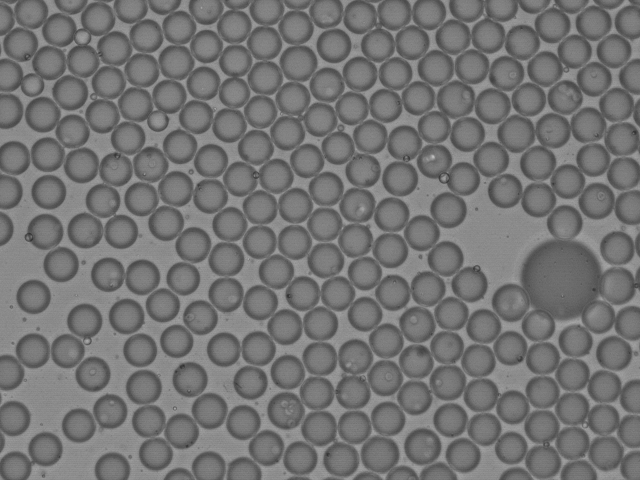
//> input picture drop_counting/examples/1.bmp, 640 x 480 px
$ ./main   (built with g++ and OpenCV 4)
//> lines starting //> are read from the running program, lines starting //| are printed output that depends on the picture; after the words box and inside, x2 and y2 are one past the last pixel; in counts of white or black regions, pixels touching at a corner belong together
### drop_counting/dropProcessing.cpp
#pragma once
#pragma execution_character_set("gbk")
#include "dropProcessing.h"
#include <opencv2/imgproc/types_c.h>

Parameter::Parameter(int kernelSize, float minRadius, float maxRadius, float areaRate, bool findOverlap, bool parameterAdjust,bool visualization,int waitTime) :
kernel_size(kernelSize), min_radius(minRadius), max_radius(maxRadius), area_rate(areaRate),findOverLap(findOverlap), parameter_adjust(parameterAdjust), isVisualization(visualization), wait_time(waitTime)
{
	;
}

// [13 lines left out: function ScoreCircle, not called in this run]

ScoreCircle::ScoreCircle()
{
	;
}

// [1124 lines left out: functions findLightDrop, minVarThd, minVarSegmantation, findOverlaps, drawSingleDrop, findSingleDrop and 8 more, not called in this run]

//得到分割后的图像和单连通域（明场）
void extractContoursBright(Mat& src_gray, vector<vector<Point>>& pCountour_all, int kernelSize, const double areaRate, const double min_area, const double max_area, bool parameter_adjust)
{
	Mat element_dilate = getStructuringElement(MORPH_ELLIPSE, Size(kernelSize, kernelSize));
	Mat element_erode = getStructuringElement(MORPH_ELLIPSE, Size(kernelSize, kernelSize));
	Mat bw_img;

	adaptiveThreshold(src_gray, bw_img, 255, ADAPTIVE_THRESH_GAUSSIAN_C, THRESH_BINARY, 101, 0);//自适应二值化
	erode(bw_img, bw_img, element_erode);  //腐蚀
	dilate(bw_img, bw_img, element_dilate); //膨胀
	if (parameter_adjust)
	{
		imshow("bw_img", bw_img);  //中间结果展示
		waitKey();
	}

	Mat bw_img_copy;
	bw_img.copyTo(bw_img_copy);

	vector<vector<Point>> temp_countour;
	findContours(bw_img_copy, temp_countour, RETR_LIST, CHAIN_APPROX_SIMPLE, Point(0, 0));

	for (int i = 0; i < temp_countour.size(); i++)
	{
		double area = contourArea(temp_countour[i]);
		if (area<min_area || area>max_area)
			continue;

		//轮廓rect
		Rect roi_rect = boundingRect(temp_countour[i]) & Rect(0, 0, bw_img.size().width - 1, bw_img.size().height - 1);

		//轮廓内部填充白色的roi
		Mat zeros_img = Mat::zeros(bw_img.size(), bw_img.type());
		drawContours(zeros_img, temp_countour, i, 255, -1);
		Mat roi_countour = zeros_img(roi_rect);

		//二值图roi
		const Mat roi_src(bw_img, roi_rect);

		Mat countour_src;
		multiply(roi_countour, roi_src, countour_src);

		//轮廓内部白色点数
		int nonzeros = countNonZero(countour_src);

		//轮廓内部白色点数与轮廓区域面积占比，避免出现黑色填充的轮廓或者白色圆环
		if ((double)nonzeros / contourArea(temp_countour[i]) > areaRate)
		{
			pCountour_all.push_back(temp_countour[i]);
		}
	}
}

### drop_counting/main.cpp
#pragma once
#pragma execution_character_set("gbk")

#include "dropProcessing.h"

void main(int argc, char* argv[])
{
	// Adjustable parameters | 可调参数
	bool is_bright_field = 1; // 0 for dark field image，1 for bright field image | 0-暗场图像，1-明场图像
	string conda_env_name = "torch"; // name of the conda environment | 使用的conda环境名称

	const float min_radius = 8;  // minimum radius of droplet identification | 识别液滴半径下限
	const float max_radius = 80;  // maximum radius of droplet identification | 识别液滴半径上限
	const int kernel_size = 3;  // kernel size for image dilation and erosion, depends on the clarity of the image | 图像腐蚀、膨胀的核大小，图像清晰度较高时适当调整

	bool findOverLap = 1; // whether to detect overlapping targets | 是否检测重叠液滴


	// Other parameters (No changes recommended) | 其他参数（无需调整）
	const float areaRate = 0.5;  //固定面积占比
	bool parameter_adjust = 0; //是否显示中间结果（用于调参数）
	bool visualization = 0; //是否可视化中间结果
	int wait_time = 1; //可视化等待时间

	if (is_bright_field)
	{
		cout << "For bright field images." << endl;
	}
	else
	{
		cout << "For dark field images." << endl;
	}
	//地址参数
	string imgAddress = "";//图像文件夹地址
	cout << "Please input folder path:" << endl;
	cin >> imgAddress; //输入图像文件夹地址
//> the answer given: examples
	if (imgAddress.back() != '\\') //图像文件夹地址补齐
	{
		imgAddress = imgAddress + "\\";
	}


	Parameter param(kernel_size, min_radius, max_radius, areaRate, findOverLap, parameter_adjust, visualization, wait_time);

	string imgSaveFileName= "circledDropImg"; //图像结果保存地址
	string dropInformationAddress = "dropInformation";//液滴信息保存地址

	string command("mkdir "+imgAddress + imgSaveFileName);
	string command2("mkdir " + imgAddress + dropInformationAddress);

	system(command.c_str());
	system(command2.c_str());

	vector<string> img_ext_vec {"bmp", "png", "jpg", "jpeg", "tif"}; // image file suffix | 图像文件后缀

	// 遍历图像
	vector<string> img_names;

	struct _finddata_t fileinfo;
	long long handle;
	handle = _findfirst((imgAddress + "*.*").c_str(), &fileinfo);
	if (handle != -1)
	{
		do
		{
			string filename = fileinfo.name;
			string ext = filename.substr(filename.find_last_of(".") + 1);
			if (img_ext_vec.end() != find(img_ext_vec.begin(), img_ext_vec.end(), ext))
			{
				cout << filename << endl;
				img_names.push_back(filename);
			}

		} while (_findnext(handle, &fileinfo) == 0); // 遍历下一个文件
	}
	if (img_names.empty())
	{
		cout << "\n fail to find images! \n" << endl;
		system("pause");
		return;
	}
	_findclose(handle);
	//system("pause");

	vector<float> spend_time;

	//记录时间
	clock_t start_all, finish_all;
	float duration_all;
	start_all = clock();

//#pragma omp parallel for num_threads(4) //线程数，可修改，1~6
	for (int index = 0; index < img_names.size(); index++)
	{
		string img_add = imgAddress + img_names[index];
		Mat src_color = imread(img_add);
//> src_color is the input picture: 480 rows x 640 cols, CV_8UC3; min 49, max 190, mean 115.4
		//resize(src_color, src_color, src_color.size());
		string label_add = imgAddress + dropInformationAddress + "\\" + img_names[index] + ".txt";
		ofstream fout(label_add);

		//imshow("src_img", src_color);
		//waitKey();

		Mat src_gray;//彩色图像转化成灰度图

		cvtColor(src_color, src_gray, COLOR_RGB2GRAY);
		ScoreCircle final_circles;

		if (!is_bright_field)
		{
			//1. 分割得到两个阈值，三个中心
			cout << "Step 1: Running  image segmantation by minimizing weighted sum of variances ..." << endl;
			GrayThreshold gthd;
			minVarSegmantation(src_gray, gthd, param);
			cout << "Step 1 is done! " << endl;

			//2. 剔除图像中的重叠液滴
			cout << "Step 2: Searching overlapping droplets..." << endl;
			Mat drops_without_dark;
			vector<CIRCLE> overlapCircles;
			findOverlaps(src_gray, gthd, param, drops_without_dark, overlapCircles);
			cout << "Step 2 is done!" << endl;

			//3. 利用连通域分割液滴，可用于下一步的填充空漏洞
			cout << "Step 3: Separating valid droplet-area into single droplet by analyzing connected components..." << endl;
			ScoreCircle single_drop_circles;
			Mat single_drop_img;
			drawSingleDrop(drops_without_dark, single_drop_img, single_drop_circles, param, gthd);
			cout << "Step 3 is done!" << endl;

			//4. 利用密度收缩算法分割液滴
			cout << "Step 4: Separating valid droplet-area into single droplet by exploiting density shrink algorithm..." << endl;
			ScoreCircle connected_drop_circles;
			Mat bw_drop_img;
			findDroplet(drops_without_dark, single_drop_img, connected_drop_circles, bw_drop_img, param, gthd);
			cout << "Step 4 is done!" << endl;

			//5. 合并3和4的结果，优化结果
			cout << "Step 5: Merging the results between step 3 and step 4..." << endl;

			mergeDropResult(bw_drop_img, connected_drop_circles, single_drop_circles, final_circles, param);
			cout << "Step 5 is done!" << endl;

		}
		else
		{
			const int dev = 5; // 明场修正参数
			vector<vector<Point>> pCountour; //正向二值化处理
			extractContoursBright(src_gray, pCountour, kernel_size, areaRate, pi*min_radius*min_radius, pi*max_radius*max_radius, parameter_adjust);
//> in extractContoursBright, `adaptiveThreshold(src_gray, bw_img, 255, ADAPTIVE_THRESH_GAUSSIAN_C, T..`:
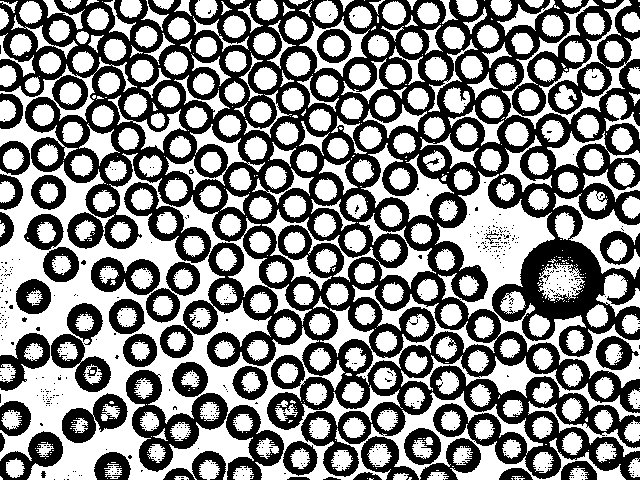
//> bw_img: 480 rows x 640 cols, CV_8UC1; 53% white; 680 black regions (632 under 20 px), largest, box (x1, y1, x2, y2) and area: (0, 0, 640, 480) 106325, (126, 370, 228, 472) 3493, (512, 0, 624, 116) 2376
//> in extractContoursBright, `dilate(bw_img, bw_img, element_dilate);`:
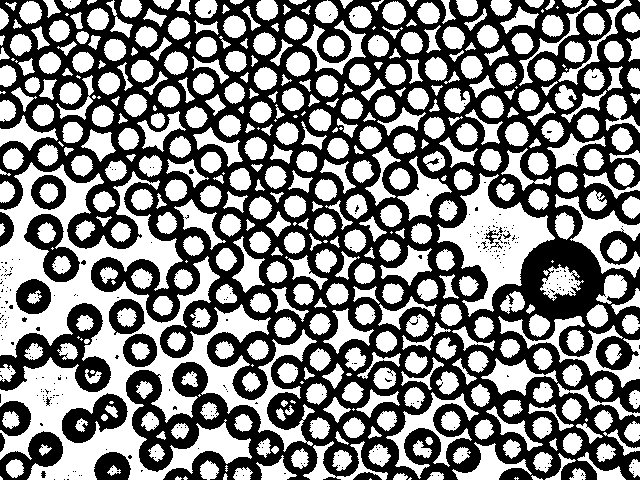
//> bw_img: 480 rows x 640 cols, CV_8UC1; 50.6% white; 328 black regions (307 under 20 px)
//> in extractContoursBright, `findContours(bw_img_copy, temp_countour, RETR_LIST, CHAIN_APPROX_SIMPL..`: temp_countour = 951 contours, 511 with area under 20; largest, box (x1, y1, x2, y2) and area: (0, 162, 317, 480) 38060, (437, 173, 555, 317) 6190, (23, 213, 81, 283) 2170, (61, 392, 129, 444) 2016, (498, 316, 640, 388) 1756
//> the loop in extractContoursBright, `for (int i = 0; i < temp_countour.size(); i++)` made 951 passes
//> (area, roi_rect, nonzeros) on passes 55, 58, 63, 67, 68, 76, 79, 89, 92, 96, 97, 100: (244, Rect(200, 460, 19, 19), 266), (225.5, Rect(6, 459, 18, 19), 251), (419, Rect(256, 455, 41, 24), 444), (315.5, Rect(577, 452, 49, 27), 347), (248, Rect(533, 452, 20, 21), 273), (254, Rect(332, 450, 20, 21), 281), (226.5, Rect(291, 448, 18, 21), 249), (298, Rect(368, 444, 23, 23), 325), (215.5, Rect(596, 443, 20, 19), 243), (974, Rect(452, 442, 80, 37), 1039), (694, Rect(303, 441, 85, 38), 811), (203, Rect(503, 439, 18, 20), 227)
//> area on passes 20, 24, 33, 37, 42, 48: 59.5, 86, 34, 114.5, 168.5, 58.5
//> after the loop in extractContoursBright, `for (int i = 0; i < temp_countour.size(); i++)`: pCountour_all = 256 contours; largest, box (x1, y1, x2, y2) and area: (437, 173, 555, 317) 6190, (498, 316, 640, 388) 1756, (555, 194, 640, 278) 1726, (386, 392, 479, 479) 1566, (397, 156, 452, 221) 1064
//> pCountour has the same summary as pCountour_all in extractContoursBright
			vector<vector<Point>> pCountour_all;  //合并轮廓
			pCountour_all.insert(pCountour_all.end(), pCountour.begin(), pCountour.end());
			//findLightDrop(src_gray, final_circles.circles, param, dev);
			vector<vector<Point>> sorted_pCountour_all;
			vector<pair<int, int>> countour_size;

			for (int i = 0; i != pCountour_all.size(); i++)
			{
				pair<int, int> sizeWithIndex;
				sizeWithIndex.first = pCountour_all[i].size();
				sizeWithIndex.second = i;
				countour_size.push_back(sizeWithIndex);
			}
//> after the loop, countour_size = 256 pairs, first 12: [30, 0], [30, 1], [46, 2], [45, 3], [40, 4], [40, 5], [36, 6], [48, 7], [40, 8], [93, 9], [159, 10], [38, 11]

			sort(countour_size.begin(), countour_size.end()); //对轮廓大小排序
//> countour_size = 256 pairs, first 12: [19, 148], [22, 128], [22, 220], [22, 227], [24, 223], [24, 240], [25, 115], [26, 34], [26, 185], [26, 195], [26, 250], [26, 254]
			for (vector<pair<int, int>>::iterator iter = countour_size.begin(); iter != countour_size.end(); iter++)
			{
				sorted_pCountour_all.push_back(pCountour_all[iter->second]);
			}
//> after the loop, sorted_pCountour_all has the same summary as pCountour_all in extractContoursBright


			Mat drops_img = Mat::zeros(src_gray.size(), src_gray.type());
			Point2f center;
			float radius(0);
			float area_circle(1e-5);
			float area_rate(0);
			double area(0);
			int count(0);
			for (int i = 0; i != pCountour_all.size(); i++)
			{
				area = contourArea(pCountour_all[i]);
				if (area < pi*min_radius*min_radius || area > pi*max_radius*max_radius) //液滴大小过滤，像素面积  ,可修改
					continue;

				minEnclosingCircle(Mat(pCountour_all[i]), center, radius);
				area_circle = 3.1416 * radius * radius;
				area_rate = area / area_circle;
				if (area_rate < areaRate) //拟合成圆的像素面积占比过滤
					continue;

				float x = center.x - sqrt(2) / 2 * radius;
				float y = center.y - sqrt(2) / 2 * radius;
				float  square_edge = sqrt(2) * radius;
				Rect rect_inside((int)x, (int)y, (int)square_edge, (int)square_edge);  //内接正方形roi
				Rect rect(0, 0, drops_img.size().width - 1, drops_img.size().height - 1);
				const Mat roi = drops_img(rect_inside & rect);

				int nonzeros = countNonZero(roi);
				if (nonzeros > 0) //覆盖的圆过滤，筛除大圆
				{
					continue;
				}
				count++;

				drawContours(drops_img, pCountour_all, i, Scalar(255), -1);
				circle(src_color, center, radius + dev, Scalar(0, 0, 255), 1, 8);

				fout << center.x << "\t" << center.y << "\t" << radius + dev << "\t" << 0 << "\t" << endl;

			}
//> this loop made 256 passes
//> (area, center, radius) on pass 47: (274.5, Point(541.5, 358.5), 10.79)
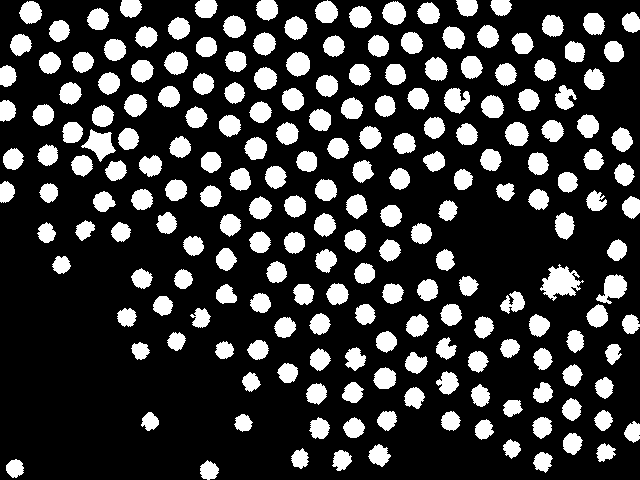
//> drops_img: 480 rows x 640 cols, CV_8UC1; 22.9% white; 207 white regions, largest, box (x1, y1, x2, y2) and area: (540, 264, 584, 301) 864, (81, 129, 116, 162) 564, (596, 274, 627, 304) 531
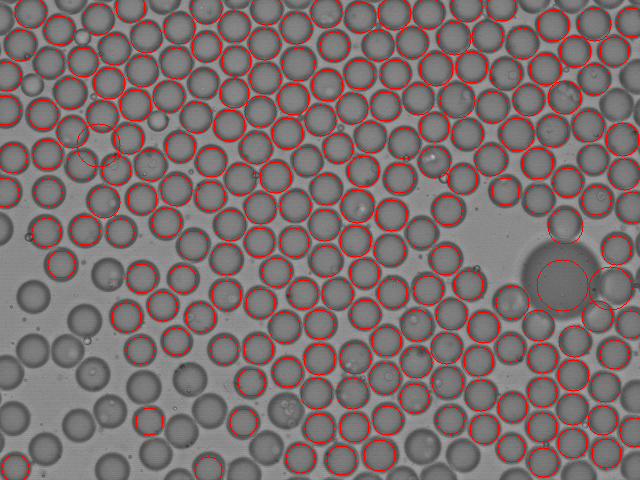
//> src_color: 480 rows x 640 cols, CV_8UC3; 5.68% of pixels changed, all inside (x1, y1, x2, y2) = (0, 0, 640, 480)
			fout.close();

			cout << "The number of drops in " + img_names[index] + " is: " << count << endl;
//| The number of drops in 1.bmp is: 207
		}

		Mat final_result;
		src_color.copyTo(final_result);
		for (int i = 0; i != final_circles.circles.size(); i++)
		{
			circle(final_result, final_circles.circles[i].first, final_circles.circles[i].second, Scalar(0, 0, 255), 1.5);

			Rect rect((int)(final_circles.circles[i].first.x - final_circles.circles[i].second + 1),
				(int)(final_circles.circles[i].first.y - final_circles.circles[i].second + 1),
				(int)(final_circles.circles[i].second * 2 + 0.5), (int)(final_circles.circles[i].second * 2 + 0.5));
			rect = rect&Rect(0, 0, src_gray.cols - 1, src_gray.rows - 1);

			//rectangle(final_result, rect, Scalar(255, 0, 0));

			//输出结果至txt
			fout << final_circles.circles[i].first.x << "\t" << final_circles.circles[i].first.y << "\t" << final_circles.circles[i].second << "\t" << -1 << endl;

		}
//> this loop made 0 passes
		fout.close();


		//python sdk classification
		cout << "Droplet Classification (taking a while)..." << endl;

		// 调用python运行环境，运行python代码
		const char* command = nullptr;
		string str_cmd = "activate " + conda_env_name + "&&python droplet_forward.py " + imgAddress + " " + img_names[index];
		command = str_cmd.c_str();
		system(command);

		//读取分类结果，并可视化保存图像
		ifstream infile;
		//infile.open(imgAddress + dropInformationAddress + "\\" + img_names[index] + "_circle.txt", ios::in);
		infile.open(imgAddress + dropInformationAddress + "\\" + img_names[index] + ".txt.txt", ios::in);
		if (!infile.is_open())
		{
			cout << "open file failure!" << endl;
			continue;
		}
		CIRCLE onecir;
		int cate;
		while (!infile.eof())
		{
			infile >> onecir.first.x >> onecir.first.y >> onecir.second >> cate;
			Scalar color;
			if (cate <= 0)
				color = Scalar(0, 0, 255);
			else if (cate == 1)
				color = Scalar(255, 0, 0);
			else if (cate == 2)
				color = Scalar(0, 255, 0);
			if (infile.good())
				circle(final_result, onecir.first, onecir.second, color, 1.5);
		}
		infile.close();


		cout << "The number of drops in " + img_names[index] + " is: " << final_circles.circles.size() + 1 << endl;
		imwrite(imgAddress + imgSaveFileName + "\\circled_" + img_names[index], final_result);

		if (visualization)
		{
			imshow("Final Result", final_result);
			//waitKey();
			waitKey();
			destroyAllWindows();
			system("pause");
		}
	}
//> pass 2 of the loop `for (int index = 0; index < img_names.size(); index++)`:
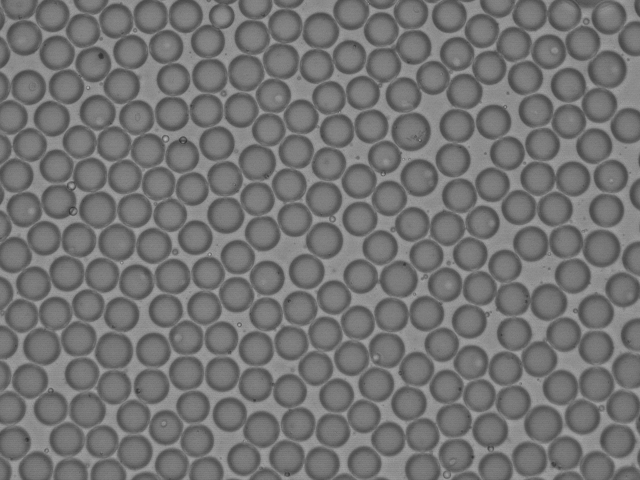
//> input picture drop_counting/examples/10.bmp, 640 x 480 px
//> src_color is the input picture: 480 rows x 640 cols, CV_8UC3; min 51, max 183, mean 115
//> in extractContoursBright (call 2), `adaptiveThreshold(src_gray, bw_img, 255, ADAPTIVE_THRESH_GAUSSIAN_C, T..`:
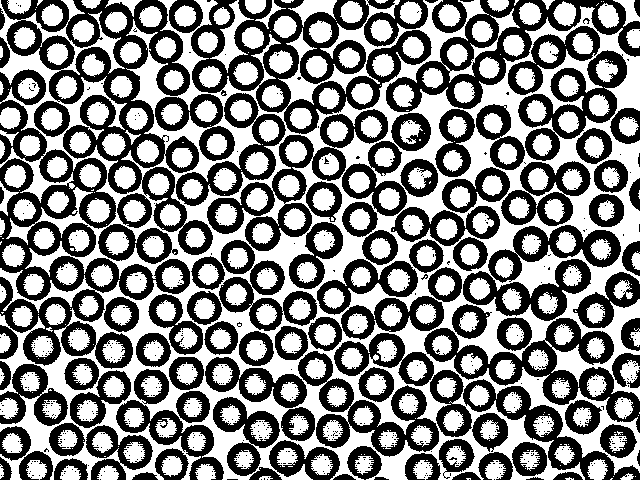
//> bw_img: 480 rows x 640 cols, CV_8UC1; 51.3% white; 704 black regions (596 under 20 px), largest, box (x1, y1, x2, y2) and area: (0, 69, 190, 369) 14412, (1, 0, 213, 255) 13289, (191, 0, 432, 134) 10306
//> after the loop `for (int i = 0; i != pCountour_all.size(); i++)`:
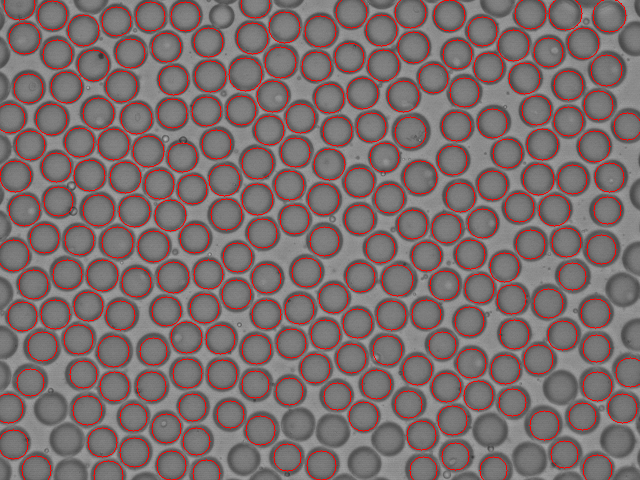
//> src_color: 480 rows x 640 cols, CV_8UC3; 5.99% of pixels changed, all inside (x1, y1, x2, y2) = (0, 0, 640, 480)
//| The number of drops in 10.bmp is: 223

	//显示平均处理时间
	finish_all = clock();
	duration_all = (float)(finish_all - start_all) / CLOCKS_PER_SEC;

	cout << endl;
	cout << "Average Processing time per image is: " << duration_all / img_names.size() << endl;
	cout << endl;

	system("pause");

}
